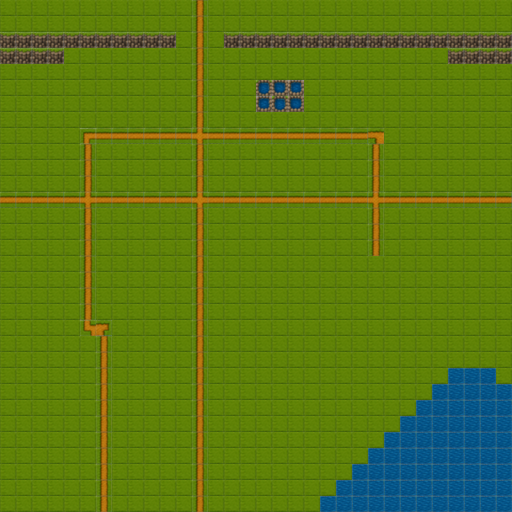

Tiled map render using the project's own tile images. Description and the map definition, with tile-layer contents summarised, below:
An orthogonal 32x32 tile map with 16x16 px tiles, 4 tile layers (Ground, Paths, Water, Cliffs).

<map version="1.10" tiledversion="1.12.2" orientation="orthogonal" renderorder="right-down" width="32" height="32" tilewidth="16" tileheight="16" infinite="0" nextlayerid="5" nextobjectid="1">
    <tileset firstgid="1" source="../backgrounds/midgard/terrain_tiles.tsx" />
    <layer id="1" name="Ground" width="32" height="32">
        <data>[1024 cells, 1024 non-empty, 1 distinct tile ids]</data>
    </layer>
    <layer id="2" name="Paths" width="32" height="32">
        <data>[1024 cells, 110 non-empty, 8 distinct tile ids]</data>
    </layer>
    <layer id="3" name="Water" width="32" height="32">
        <data>[1024 cells, 77 non-empty, 4 distinct tile ids]</data>
    </layer>
    <layer id="4" name="Cliffs" width="32" height="32">
        <data>[1024 cells, 37 non-empty, 1 distinct tile ids]</data>
    </layer>
</map>
